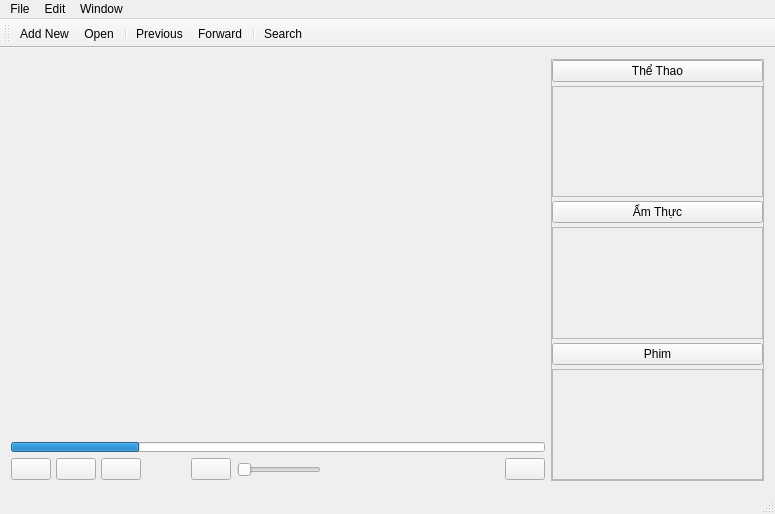
<?xml version="1.0" encoding="UTF-8"?>
<ui version="4.0">
 <class>MainWindow</class>
 <widget class="QMainWindow" name="MainWindow">
  <property name="windowModality">
   <enum>Qt::NonModal</enum>
  </property>
  <property name="geometry">
   <rect>
    <x>0</x>
    <y>0</y>
    <width>775</width>
    <height>514</height>
   </rect>
  </property>
  <property name="windowTitle">
   <string>MainWindow</string>
  </property>
  <widget class="QWidget" name="centralWidget">
   <property name="enabled">
    <bool>true</bool>
   </property>
   <layout class="QGridLayout" name="gridLayout">
    <item row="0" column="1">
     <layout class="QHBoxLayout" name="horizontalLayout_5" stretch="10,4">
      <property name="sizeConstraint">
       <enum>QLayout::SetDefaultConstraint</enum>
      </property>
      <item>
       <layout class="QVBoxLayout" name="verticalLayout_2" stretch="20,0">
        <property name="sizeConstraint">
         <enum>QLayout::SetFixedSize</enum>
        </property>
        <item>
         <layout class="QVBoxLayout" name="verticalLayout">
          <item>
           <widget class="QWidget" name="widget" native="true">
            <property name="enabled">
             <bool>true</bool>
            </property>
           </widget>
          </item>
          <item>
           <widget class="QProgressBar" name="progressBar">
            <property name="sizePolicy">
             <sizepolicy hsizetype="Minimum" vsizetype="Maximum">
              <horstretch>0</horstretch>
              <verstretch>0</verstretch>
             </sizepolicy>
            </property>
            <property name="minimumSize">
             <size>
              <width>0</width>
              <height>5</height>
             </size>
            </property>
            <property name="font">
             <font>
              <pointsize>1</pointsize>
             </font>
            </property>
            <property name="cursor">
             <cursorShape>PointingHandCursor</cursorShape>
            </property>
            <property name="value">
             <number>24</number>
            </property>
            <property name="textVisible">
             <bool>false</bool>
            </property>
           </widget>
          </item>
         </layout>
        </item>
        <item>
         <layout class="QHBoxLayout" name="horizontalLayout_4" stretch="0,0,0,0,0">
          <property name="sizeConstraint">
           <enum>QLayout::SetFixedSize</enum>
          </property>
          <item>
           <layout class="QHBoxLayout" name="horizontalLayout_3">
            <property name="spacing">
             <number>5</number>
            </property>
            <property name="sizeConstraint">
             <enum>QLayout::SetDefaultConstraint</enum>
            </property>
            <item>
             <widget class="QPushButton" name="btnPlay">
              <property name="text">
               <string/>
              </property>
              <property name="icon">
               <iconset resource="resources.qrc">
                <normaloff>:/icons/Icons/play.png</normaloff>:/icons/Icons/play.png</iconset>
              </property>
              <property name="iconSize">
               <size>
                <width>20</width>
                <height>20</height>
               </size>
              </property>
             </widget>
            </item>
            <item>
             <widget class="QPushButton" name="btnPause">
              <property name="text">
               <string/>
              </property>
              <property name="icon">
               <iconset resource="resources.qrc">
                <normaloff>:/icons/Icons/pause.png</normaloff>:/icons/Icons/pause.png</iconset>
              </property>
              <property name="iconSize">
               <size>
                <width>20</width>
                <height>20</height>
               </size>
              </property>
             </widget>
            </item>
            <item>
             <widget class="QPushButton" name="btnStop">
              <property name="text">
               <string/>
              </property>
              <property name="icon">
               <iconset resource="resources.qrc">
                <normaloff>:/icons/Icons/stop.png</normaloff>:/icons/Icons/stop.png</iconset>
              </property>
              <property name="iconSize">
               <size>
                <width>20</width>
                <height>20</height>
               </size>
              </property>
             </widget>
            </item>
           </layout>
          </item>
          <item>
           <spacer name="horizontalSpacer_2">
            <property name="orientation">
             <enum>Qt::Horizontal</enum>
            </property>
            <property name="sizeHint" stdset="0">
             <size>
              <width>13</width>
              <height>23</height>
             </size>
            </property>
           </spacer>
          </item>
          <item>
           <layout class="QHBoxLayout" name="horizontalLayout_2">
            <property name="sizeConstraint">
             <enum>QLayout::SetDefaultConstraint</enum>
            </property>
            <item>
             <widget class="QPushButton" name="btnVolume">
              <property name="text">
               <string/>
              </property>
              <property name="icon">
               <iconset resource="resources.qrc">
                <normaloff>:/icons/Icons/volume.png</normaloff>:/icons/Icons/volume.png</iconset>
              </property>
              <property name="iconSize">
               <size>
                <width>20</width>
                <height>20</height>
               </size>
              </property>
             </widget>
            </item>
            <item>
             <widget class="QSlider" name="hrzVolume">
              <property name="sizePolicy">
               <sizepolicy hsizetype="Expanding" vsizetype="Expanding">
                <horstretch>0</horstretch>
                <verstretch>0</verstretch>
               </sizepolicy>
              </property>
              <property name="orientation">
               <enum>Qt::Horizontal</enum>
              </property>
             </widget>
            </item>
           </layout>
          </item>
          <item>
           <spacer name="horizontalSpacer">
            <property name="orientation">
             <enum>Qt::Horizontal</enum>
            </property>
            <property name="sizeHint" stdset="0">
             <size>
              <width>178</width>
              <height>20</height>
             </size>
            </property>
           </spacer>
          </item>
          <item>
           <widget class="QPushButton" name="btnFullScreen">
            <property name="text">
             <string/>
            </property>
            <property name="icon">
             <iconset resource="resources.qrc">
              <normaloff>:/icons/Icons/fullscreen.png</normaloff>:/icons/Icons/fullscreen.png</iconset>
            </property>
            <property name="iconSize">
             <size>
              <width>20</width>
              <height>20</height>
             </size>
            </property>
           </widget>
          </item>
         </layout>
        </item>
       </layout>
      </item>
      <item>
       <widget class="QFrame" name="frame">
        <property name="frameShape">
         <enum>QFrame::StyledPanel</enum>
        </property>
        <property name="frameShadow">
         <enum>QFrame::Raised</enum>
        </property>
        <layout class="QHBoxLayout" name="horizontalLayout">
         <property name="leftMargin">
          <number>0</number>
         </property>
         <property name="topMargin">
          <number>0</number>
         </property>
         <property name="rightMargin">
          <number>0</number>
         </property>
         <property name="bottomMargin">
          <number>0</number>
         </property>
         <item>
          <layout class="QVBoxLayout" name="verticalLayout_3">
           <property name="spacing">
            <number>4</number>
           </property>
           <property name="leftMargin">
            <number>0</number>
           </property>
           <item>
            <widget class="QPushButton" name="btnTheThao">
             <property name="text">
              <string>Thể Thao</string>
             </property>
            </widget>
           </item>
           <item>
            <widget class="QScrollArea" name="scrollArea">
             <property name="widgetResizable">
              <bool>true</bool>
             </property>
             <widget class="QWidget" name="scrollAreaWidgetContents">
              <property name="geometry">
               <rect>
                <x>0</x>
                <y>0</y>
                <width>208</width>
                <height>107</height>
               </rect>
              </property>
             </widget>
            </widget>
           </item>
           <item>
            <widget class="QPushButton" name="btnAmThuc">
             <property name="text">
              <string>Ẩm Thực</string>
             </property>
            </widget>
           </item>
           <item>
            <widget class="QScrollArea" name="scrollArea_2">
             <property name="widgetResizable">
              <bool>true</bool>
             </property>
             <widget class="QWidget" name="scrollAreaWidgetContents_2">
              <property name="geometry">
               <rect>
                <x>0</x>
                <y>0</y>
                <width>208</width>
                <height>106</height>
               </rect>
              </property>
             </widget>
            </widget>
           </item>
           <item>
            <widget class="QPushButton" name="btnPhim">
             <property name="text">
              <string>Phim</string>
             </property>
            </widget>
           </item>
           <item>
            <widget class="QScrollArea" name="scrollArea_3">
             <property name="widgetResizable">
              <bool>true</bool>
             </property>
             <widget class="QWidget" name="scrollAreaWidgetContents_3">
              <property name="geometry">
               <rect>
                <x>0</x>
                <y>0</y>
                <width>208</width>
                <height>107</height>
               </rect>
              </property>
             </widget>
            </widget>
           </item>
          </layout>
         </item>
        </layout>
       </widget>
      </item>
     </layout>
    </item>
   </layout>
  </widget>
  <widget class="QToolBar" name="mainToolBar">
   <attribute name="toolBarArea">
    <enum>TopToolBarArea</enum>
   </attribute>
   <attribute name="toolBarBreak">
    <bool>false</bool>
   </attribute>
   <addaction name="actionAdd_New"/>
   <addaction name="actionOpen"/>
   <addaction name="separator"/>
   <addaction name="actionPrevious"/>
   <addaction name="actionForward"/>
   <addaction name="separator"/>
   <addaction name="actionSearch"/>
  </widget>
  <widget class="QStatusBar" name="statusBar"/>
  <widget class="QMenuBar" name="menuBar">
   <property name="geometry">
    <rect>
     <x>0</x>
     <y>0</y>
     <width>775</width>
     <height>21</height>
    </rect>
   </property>
   <widget class="QMenu" name="menuFile">
    <property name="title">
     <string>File</string>
    </property>
    <addaction name="actionAdd_New"/>
    <addaction name="actionOpen"/>
    <addaction name="separator"/>
    <addaction name="actionClose"/>
   </widget>
   <widget class="QMenu" name="menuEdit">
    <property name="title">
     <string>Edit</string>
    </property>
    <addaction name="actionPlay"/>
    <addaction name="actionPause"/>
    <addaction name="actionStop"/>
    <addaction name="separator"/>
    <addaction name="actionPrevious"/>
    <addaction name="actionForward"/>
   </widget>
   <widget class="QMenu" name="menuWindow">
    <property name="title">
     <string>Window</string>
    </property>
    <addaction name="actionSet_Theme"/>
    <addaction name="actionFull_Screen"/>
   </widget>
   <addaction name="menuFile"/>
   <addaction name="menuEdit"/>
   <addaction name="menuWindow"/>
  </widget>
  <action name="actionBookmark">
   <property name="icon">
    <iconset resource="resources.qrc">
     <normaloff>:/icons/Icons/bookmark1.png</normaloff>:/icons/Icons/bookmark1.png</iconset>
   </property>
   <property name="text">
    <string>Bookmark</string>
   </property>
   <property name="toolTip">
    <string>Bookmark</string>
   </property>
  </action>
  <action name="actionDownload">
   <property name="icon">
    <iconset resource="resources.qrc">
     <normaloff>:/icons/Icons/download.png</normaloff>:/icons/Icons/download.png</iconset>
   </property>
   <property name="text">
    <string>Download</string>
   </property>
  </action>
  <action name="actionSearch">
   <property name="icon">
    <iconset resource="resources.qrc">
     <normaloff>:/icons/Icons/search.png</normaloff>:/icons/Icons/search.png</iconset>
   </property>
   <property name="text">
    <string>Search</string>
   </property>
   <property name="toolTip">
    <string>Search</string>
   </property>
  </action>
  <action name="actionSee_More_3">
   <property name="text">
    <string>See More</string>
   </property>
  </action>
  <action name="actionSee_More_2">
   <property name="text">
    <string>See More</string>
   </property>
  </action>
  <action name="actionSee_More">
   <property name="text">
    <string>See More</string>
   </property>
  </action>
  <action name="actionFull_Screen">
   <property name="icon">
    <iconset resource="resources.qrc">
     <normaloff>:/icons/Icons/fullscreen.png</normaloff>:/icons/Icons/fullscreen.png</iconset>
   </property>
   <property name="text">
    <string>Full Screen</string>
   </property>
  </action>
  <action name="actionSet_Theme">
   <property name="icon">
    <iconset resource="resources.qrc">
     <normaloff>:/icons/Icons/theme.png</normaloff>:/icons/Icons/theme.png</iconset>
   </property>
   <property name="text">
    <string>Set Theme</string>
   </property>
  </action>
  <action name="actionForward">
   <property name="icon">
    <iconset resource="resources.qrc">
     <normaloff>:/icons/Icons/forward.png</normaloff>:/icons/Icons/forward.png</iconset>
   </property>
   <property name="text">
    <string>Forward</string>
   </property>
  </action>
  <action name="actionPrevious">
   <property name="icon">
    <iconset resource="resources.qrc">
     <normaloff>:/icons/Icons/previous.png</normaloff>:/icons/Icons/previous.png</iconset>
   </property>
   <property name="text">
    <string>Previous</string>
   </property>
  </action>
  <action name="actionStop">
   <property name="icon">
    <iconset resource="resources.qrc">
     <normaloff>:/icons/Icons/stop.png</normaloff>:/icons/Icons/stop.png</iconset>
   </property>
   <property name="text">
    <string>Stop</string>
   </property>
  </action>
  <action name="actionPause">
   <property name="icon">
    <iconset resource="resources.qrc">
     <normaloff>:/icons/Icons/pause.png</normaloff>:/icons/Icons/pause.png</iconset>
   </property>
   <property name="text">
    <string>Pause</string>
   </property>
  </action>
  <action name="actionPlay">
   <property name="icon">
    <iconset resource="resources.qrc">
     <normaloff>:/icons/Icons/play.png</normaloff>:/icons/Icons/play.png</iconset>
   </property>
   <property name="text">
    <string>Play</string>
   </property>
  </action>
  <action name="actionClose">
   <property name="icon">
    <iconset resource="resources.qrc">
     <normaloff>:/icons/Icons/close.png</normaloff>:/icons/Icons/close.png</iconset>
   </property>
   <property name="text">
    <string>Close</string>
   </property>
  </action>
  <action name="actionOpen">
   <property name="icon">
    <iconset resource="resources.qrc">
     <normaloff>:/icons/Icons/open.png</normaloff>:/icons/Icons/open.png</iconset>
   </property>
   <property name="text">
    <string>Open</string>
   </property>
  </action>
  <action name="actionAdd_New">
   <property name="icon">
    <iconset resource="resources.qrc">
     <normaloff>:/icons/Icons/add.png</normaloff>:/icons/Icons/add.png</iconset>
   </property>
   <property name="text">
    <string>Add New</string>
   </property>
  </action>
 </widget>
 <layoutdefault spacing="6" margin="11"/>
 <resources>
  <include location="resources.qrc"/>
 </resources>
 <connections/>
</ui>
